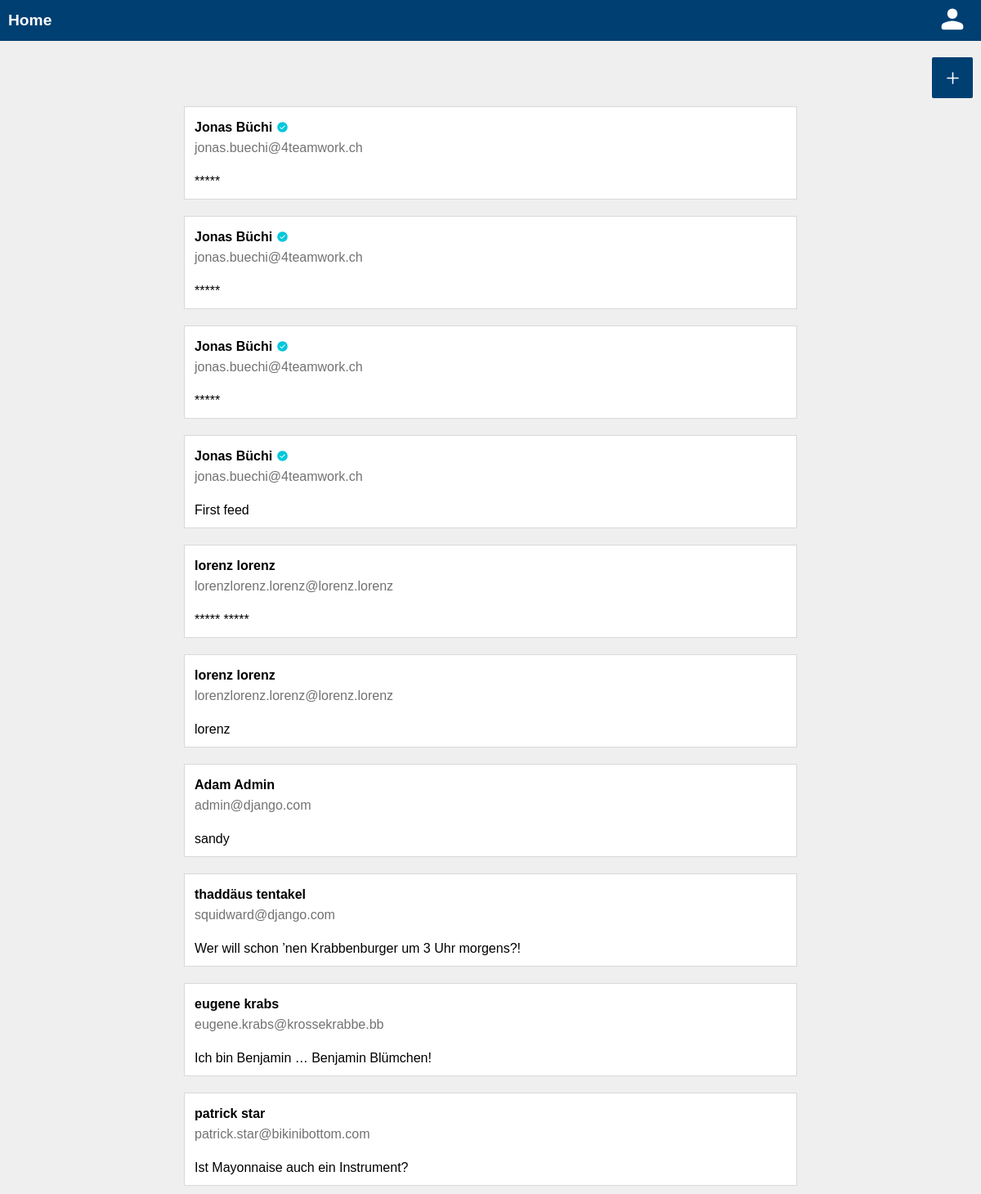
Screenshot of / (signed in) with the database file from the repository.
### feeds/models.py (models this page shows, shortened)
class Feed(models.Model):
    text = models.TextField(max_length=200)
    author = models.ForeignKey(
        User,
        on_delete=models.CASCADE,
        related_name="feeds",
    )
    class Meta:
        ordering = ["-id"]

### authentication/models.py (models this page shows)
class User(AbstractUser):
    first_name = models.CharField(max_length=100, verbose_name="Vorname")
    last_name = models.CharField(max_length=100, verbose_name="Nachname")
    username = models.EmailField(unique=True, verbose_name="Benutzername")
    email = models.EmailField(unique=True, verbose_name="E-Mail Adresse")
    USERNAME_FIELD = "email"
    REQUIRED_FIELDS = ["username"]
    birthdate = models.DateField(null=True, verbose_name="Geburtsdatum")
    verified = models.BooleanField(null=True)
    role = models.ForeignKey(
        Role, on_delete=models.SET_NULL, related_name="roles", null=True, blank=True
    )

### feeds/views.py (the view)
# urls.py: path("", login_required(FeedsView.as_view()), name="feeds"),
class FeedsView(generic.ListView):
    model = Feed
    fields = ["text", "author"]
    template_name = "feeds/feeds.html"
    def get_context_data(self, **kwargs):
        context = super().get_context_data(**kwargs)
        context["feeds"] = super().get_queryset()
        print(context)
        return context

### feeds/templates/feeds/feeds.html (shortened to what this page needs)
{% load static %}
<!DOCTYPE html>
<html lang="en">
<head>
    <link rel="stylesheet" href="{% static 'global.css' %}">
    <link rel="stylesheet" href="{% static 'header.css' %}">
    <link rel="stylesheet" href="{% static 'style.css' %}">
    <link rel="stylesheet" href="{% static 'feeds.css' %}">
</head>
<body>
<header>
    <div class="grid-header">
        <h1 class="title">Home</h1>
        <div class="profile">
            <a href="{% url 'user' request.user.id %}"><img src="{% static 'svgs/account.svg' %}" height="40px"/></a>
        </div>
    </div>
</header>
<main>
    {% if perms.feeds.add_feed %}
        <div class="grid-buttons grid-buttons-home">
            <a href="{% url 'feed_create' %}" class="crud-button create">
                <img src="{% static 'svgs/add.svg' %}" height="25px"/>
            </a>
        </div>
    {% endif %}
    {% if perms.feeds.view_feed %}
        <div class="grid-feeds">
            {% for feed in feeds %}
                <a href={% url 'feed' feed.id %}>
                    <div class="card feed">
                        <div class="author">
                            <div class="fulname-container">
                                {% if feed.author.first_name != "" and feed.author.last_name != "" %}
                                    <p class="fulname">{{ feed.author.first_name }} {{ feed.author.last_name }}</p>
                                {% else %}
                                    <p class="fulname">Unknown</p>
                                {% endif %}
                                {% for group in feed.author.groups.values %}
                                    {% if group.name == "verified" %}
                                        <img class="verify" src="{% static 'svgs/verified.svg' %}" height="15px"/>
                                    {% endif %}
                                {% endfor %}
                            </div>
                            <p class="email">{{ feed.author.email }}</p>
                        </div>
                        <div class="text">
                            <p>{{ feed.text }}</p>
                        </div>
                    </div>
                </a>
            {% endfor %}
        </div>
    {% else %}
        <div class="no-perm">
            <p>Zugriff verweigert</p>
        </div>
    {% endif %}
</main>
</body>

### authentication/static/global.css (style rules this page uses)
* { margin: 0; padding: 0; font-family: "Quicksand-Regular", sans-serif; }
html, body { height: 100%; background-color: #EFEFEF; }
main { position: relative; padding: 10px; }
a { color: #003f72; text-decoration: none; }

### authentication/static/header.css (style rules this page uses)
header { height: 50px; background-color: #003f72; color: white; font-weight: bold; padding: 0 10px; }
.grid-header { display: grid; grid-template-rows: 50px; grid-template-columns: 1fr 50px; grid-template-areas: "title profile"; }
header .title { grid-area: title; font-size: 1.2rem; display: flex; align-items: center; }
.profile { grid-area: profile; display: flex; justify-content: center; align-items: center; filter: invert(); }
.profile a { justify-content: center; align-items: center; }

### authentication/static/style.css (style rules this page uses)
.card { border-color: #d9d9d9; border-width: 1px; border-style: solid; background-color: white; }

### feeds/static/feeds.css (style rules this page uses)
.grid-buttons { display: grid; grid-gap: 10px; grid-template-columns: 50px 1fr 50px 50px 50px; grid-template-rows: 50px; margin: 10px 0; }
.grid-buttons-home { grid-template-areas: ". . . . create"; }
.crud-button { cursor: pointer; display: flex; justify-content: center; align-items: center; color: white; font-size: 1.2rem; font-weight: bold; border-radius: 2px; }
.crud-button img { filter: invert(); }
.create { grid-area: create; background-color: #003f72; }
.grid-feeds { display: grid; grid-gap: 20px; }
.feed { display: grid; grid-gap: 20px; grid-template-columns: 1fr; grid-template-rows: 50px 1fr; grid-template-areas: "author" "text"; padding: 12px; }
.feed a, .feed p, .commentary a, .commentary p { text-decoration: none; color: black; word-break: break-word; }
.feed .author { grid-area: author; display: grid; grid-template-rows: 1fr 1fr; grid-template-columns: 1fr 25px; grid-template-areas: "fulname-container" "email"; }
.verify { grid-area: verify; }
.author .fulname-container { font-weight: bold; grid-area: fulname-container; display: flex; align-items: center; }
.fulname { margin: 0 5px 0 0; }
.author .email { grid-area: email; display: flex; align-items: center; color: #727272 }
.feed .text { grid-area: text; }
@media screen and (min-width: 520px) { main > .grid-feeds, main > .grid-commentaries, main > .grid-warns { width: 500px; margin: 0 auto; } }
@media screen and (min-width: 770px) { main > .grid-feeds, main > .grid-commentaries, main > .grid-warns { width: 750px; } }

### rows the page displays
Feed: author.first_name "Jonas", author.last_name "Büchi", author.email "jonas.buechi@4teamwork.ch", text "*****"
Feed: author.first_name "Jonas", author.last_name "Büchi", author.email "jonas.buechi@4teamwork.ch", text "*****"
Feed: author.first_name "Jonas", author.last_name "Büchi", author.email "jonas.buechi@4teamwork.ch", text "*****"
Feed: author.first_name "Jonas", author.last_name "Büchi", author.email "jonas.buechi@4teamwork.ch", text "First feed"
Feed: author.first_name "lorenz", author.last_name "lorenz", author.email "lorenzlorenz.lorenz@lorenz.lorenz", text "***** *****"
Feed: author.first_name "lorenz", author.last_name "lorenz", author.email "lorenzlorenz.lorenz@lorenz.lorenz", text "lorenz"
Feed: author.first_name "Adam", author.last_name "Admin", author.email "admin@django.com", text "sandy"
Feed: author.first_name "thaddäus", author.last_name "tentakel", author.email "squidward@django.com", text "Wer will schon ’nen Krabbenburger um 3 Uhr morgens?!"
Feed: author.first_name "eugene", author.last_name "krabs", author.email "eugene.krabs@krossekrabbe.bb", text "Ich bin Benjamin … Benjamin Blümchen!"
Feed: author.first_name "patrick", author.last_name "star", author.email "patrick.star@bikinibottom.com", text "Ist Mayonnaise auch ein Instrument?"
